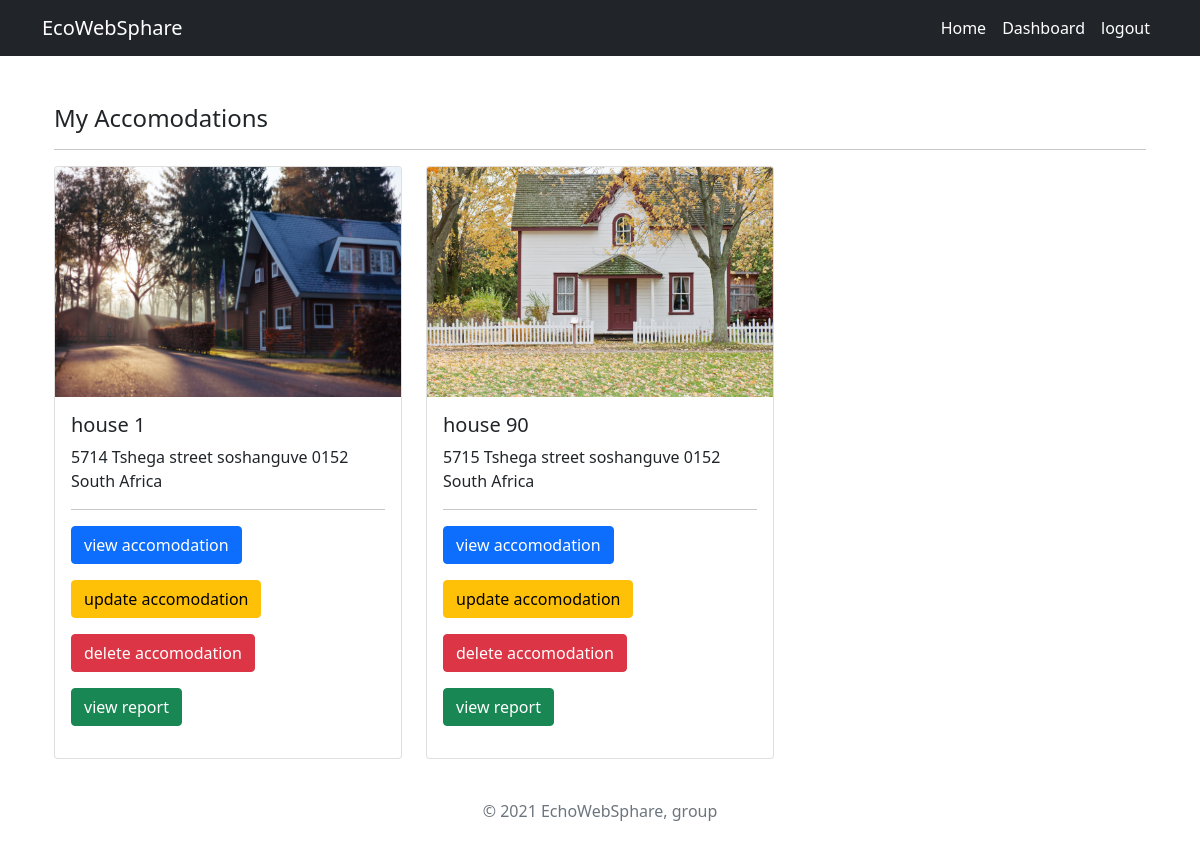
/dashboard/accomodation/my-accomodations/ (signed in), run on the app's committed database.
### accomodations/models.py (models this page shows, shortened)
class Accomodation(models.Model):
    owner = models.ForeignKey(settings.AUTH_USER_MODEL,on_delete=models.CASCADE, related_name="owner")
    title = models.CharField(max_length=255, unique=True)
    address = models.OneToOneField(Address, on_delete=models.CASCADE)
    likes = models.ManyToManyField(settings.AUTH_USER_MODEL, blank=True, related_name='accomodation_likes')
    image_1 = models.ImageField(upload_to='images')
    image_2 = models.ImageField(upload_to='images', null=True, blank=True)
    image_3 = models.ImageField(upload_to='images', null=True, blank=True)
    image_4 = models.ImageField(upload_to='images', null=True, blank=True)
    image_5 = models.ImageField(upload_to='images', null=True, blank=True)
    description = models.TextField()
    applied = models.ManyToManyField(settings.AUTH_USER_MODEL,default=None, blank=True, related_name="applied")
    date_added = models.DateTimeField(auto_now_add=True)

class Address(models.Model):
    class ProvinceChoice(models.TextChoices):
        GAUTENG = 'GP', ('Gauteng')
    house_number = models.CharField(max_length=20,default="5714")
    street_name = models.CharField(max_length=255,default="Tshega street")
    provice = models.CharField(max_length=2,choices=ProvinceChoice.choices,default=ProvinceChoice.GAUTENG)
    locality = models.CharField(max_length=255, null=True,blank=True, default="soshanguve")
    municipality = models.CharField(max_length=255,default="Tshwane")
    postal_code = models.CharField(max_length=10,default="0152")
    country = models.CharField(default="South Africa", max_length=12, editable=False)
    def __str__(self):
        return f"{self.house_number} {self.street_name} {self.locality} {self.postal_code} {self.country}"

### accomodations/views.py (the view)
# urls.py: path('dashboard/accomodation/my-accomodations/', MyAccomodations, name='my-accomodations'),
@login_required
def MyAccomodations(request):
    context = {
        'accomodations': Accomodation.objects.all().filter(owner=request.user)
    }
    return render(request, 'my-accomodations.html', context)

### templates/my-accomodations.html
{% extends 'base.html' %}
{% block content %}
<div class="container mt-5">
<h4>
    My Accomodations
</h4>
<hr>
<div class="row row-cols-1 row-cols-md-2 row-cols-lg-3 row-cols-sm-auto g-4">
        {% for obj in accomodations %}
        <div class="col">
            <div class="card">
                <img src="{{obj.image_1.url}}" class="card-img-top" alt="...">
                <div class="card-body">
                    <h5 class="card-title">{{obj.title}}</h5>
                    <p class="card-text">{{obj.address}}</p>
                    <hr>
                    <a href="{% url 'accomodation-detail' obj.id %}" class="btn btn-primary mb-3">view accomodation</a>
                    <br>
                    <a href="{% url 'update-accomodation' obj.id %}" class="btn btn-warning mb-3">update accomodation</a>
                    <br>
                    <a href="{% url 'delete-accomodation' obj.id %}" class="btn btn-danger mb-3">delete accomodation</a>
                    <br>
                    <a href="{% url 'report' obj.id %}" class="btn btn-success mb-3">view report</a>
                </div>
            </div>
        </div>
        {% endfor %}
    </div>
</div>
{% endblock content %}

### data on the page
Accomodation: image_1 (picture), title "house 1", address "5714 Tshega street soshanguve 0152 South Africa"
Accomodation: image_1 (picture), title "house 90", address "5715 Tshega street soshanguve 0152 South Africa"
